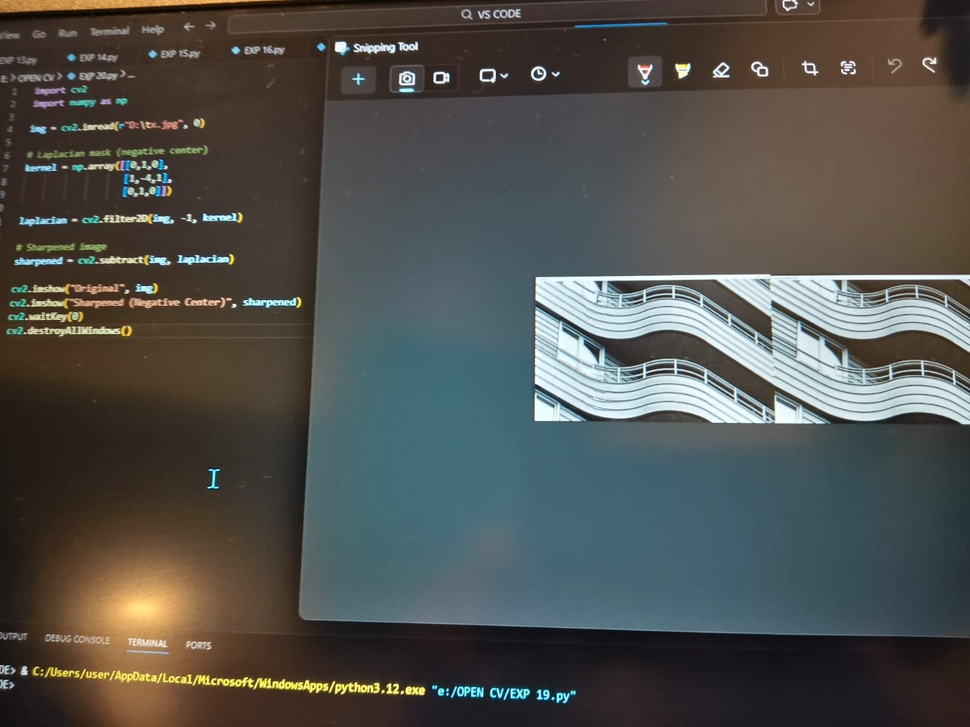
#> input picture EXP 20.jpeg, 970 x 727 px, shrunk from 1600 x 1200 before the run
$ jupyter execute 'Activity 3.ipynb'
#> lines starting #> are read from the running program, lines starting #| are printed output that depends on the picture; after the words box and inside, x2 and y2 are one past the last pixel; in counts of white or black regions, pixels touching at a corner belong together
[cell 1]
import cv2
import numpy as np
import matplotlib.pyplot as plt
from google.colab import files

# Upload image
uploaded = files.upload()
#> the answer given: EXP 20.jpeg
image_path = list(uploaded.keys())[0]

# Read image
image = cv2.imread(image_path)
#> image is the input picture: shape (727, 970, 3); mean B, G, R 77.4, 80.9, 80.4

if image is None:
    print("Error loading image.")
    exit()

# Convert to RGB for display
image_rgb = cv2.cvtColor(image, cv2.COLOR_BGR2RGB)

# Convert to grayscale
gray = cv2.cvtColor(image, cv2.COLOR_BGR2GRAY)
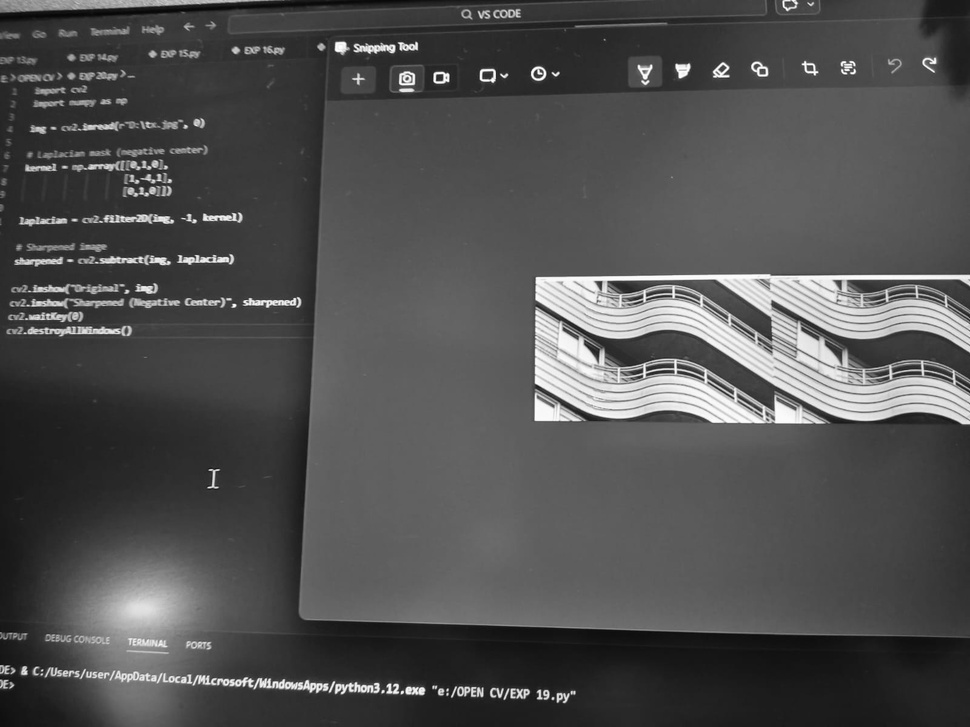
#> gray: shape (727, 970); min 4, max 255, mean 80.4

# Noise removal
blur = cv2.GaussianBlur(gray, (5,5), 0)

# Binary threshold (region separation)
_, thresh = cv2.threshold(blur, 0, 255, cv2.THRESH_BINARY + cv2.THRESH_OTSU)
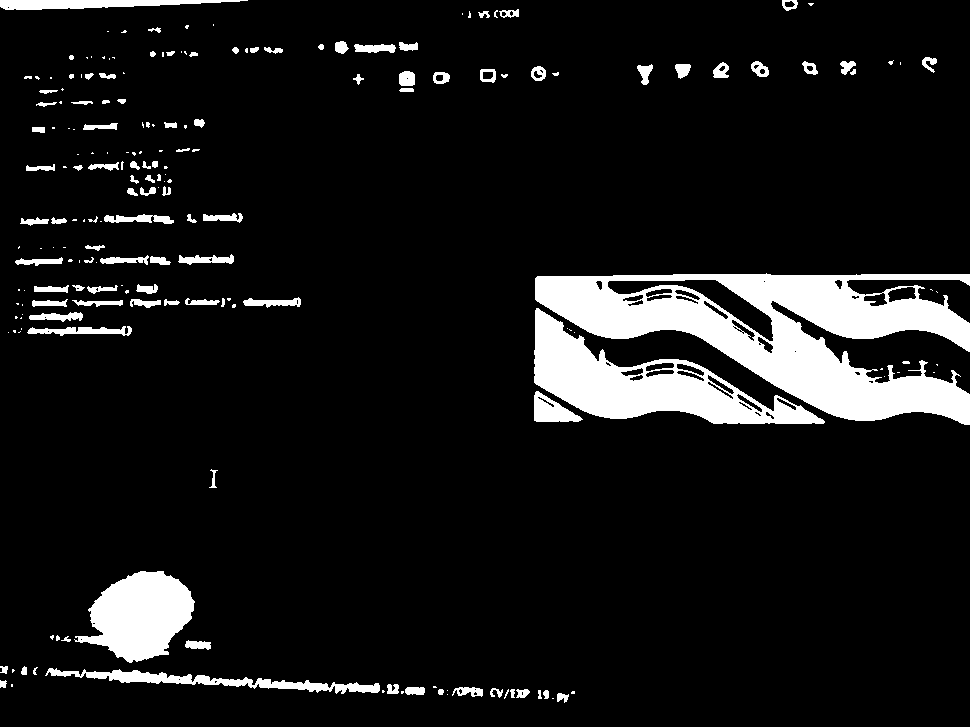
#> thresh: shape (727, 970); 9.3% white; 200 white regions (95 under 20 px), largest, box (x1, y1, x2, y2) and area: (535, 273, 970, 425) 30768, (534, 308, 825, 424) 12400, (74, 571, 195, 663) 6923

# Morphological operations
kernel = np.ones((3,3), np.uint8)
opening = cv2.morphologyEx(thresh, cv2.MORPH_OPEN, kernel, iterations=2)
#> opening: shape (727, 970); 8.1% white; 85 white regions, largest, box (x1, y1, x2, y2) and area: (535, 274, 970, 425) 29398, (534, 310, 772, 424) 10525, (82, 571, 194, 662) 6822

# Background area
sure_bg = cv2.dilate(opening, kernel, iterations=3)
#> sure_bg: shape (727, 970); 11.6% white; 56 white regions, largest, box (x1, y1, x2, y2) and area: (531, 271, 970, 428) 52298, (79, 568, 197, 665) 8147, (0, 0, 224, 13) 2262

# Foreground area
dist_transform = cv2.distanceTransform(opening, cv2.DIST_L2, 5)
_, sure_fg = cv2.threshold(dist_transform, 0.5*dist_transform.max(), 255, 0)
#> sure_fg: shape (727, 970) float32; 0.61% white; 8 white regions (3 under 20 px), largest, box (x1, y1, x2, y2) and area: (112, 591, 173, 641) 1953, (553, 348, 625, 400) 1074, (788, 362, 868, 402) 811, (565, 295, 615, 320) 262, (802, 294, 846, 317) 207

sure_fg = np.uint8(sure_fg)
unknown = cv2.subtract(sure_bg, sure_fg)
#> unknown: shape (727, 970); 11% white; 56 white regions, largest, box (x1, y1, x2, y2) and area: (531, 271, 970, 428) 49930, (79, 568, 197, 665) 6194, (0, 0, 224, 13) 2262

# Marker labeling
_, markers = cv2.connectedComponents(sure_fg)
#> markers: shape (727, 970) int32; 9 distinct labels, from 0 to 8

markers = markers + 1
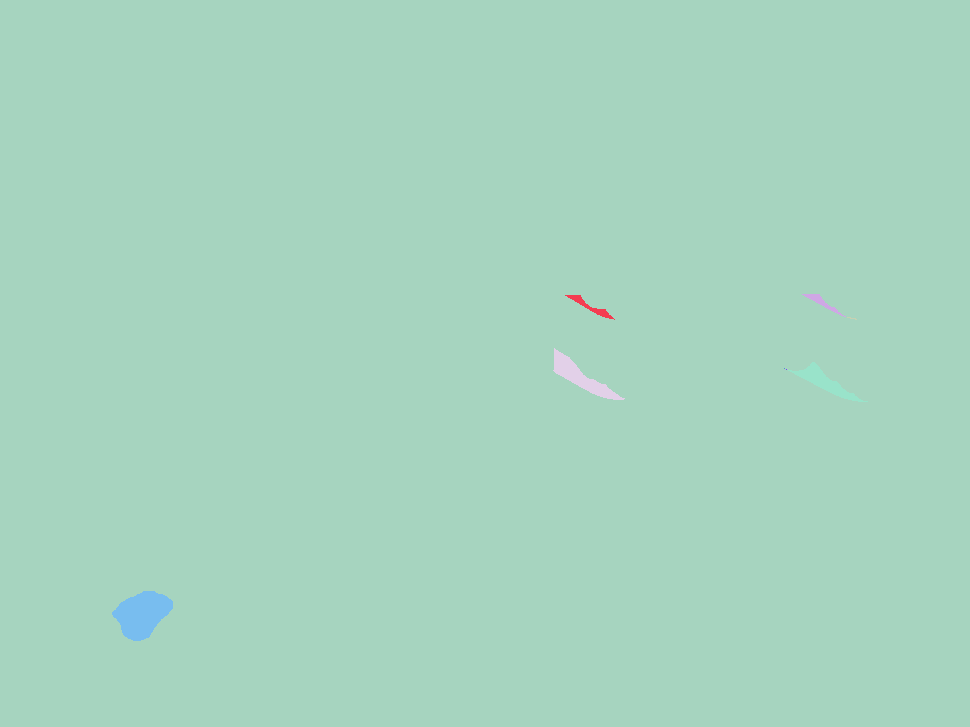
#> markers: shape (727, 970) int32; 9 distinct labels, from 1 to 9; one colour per label, 0 black
markers[unknown == 255] = 0
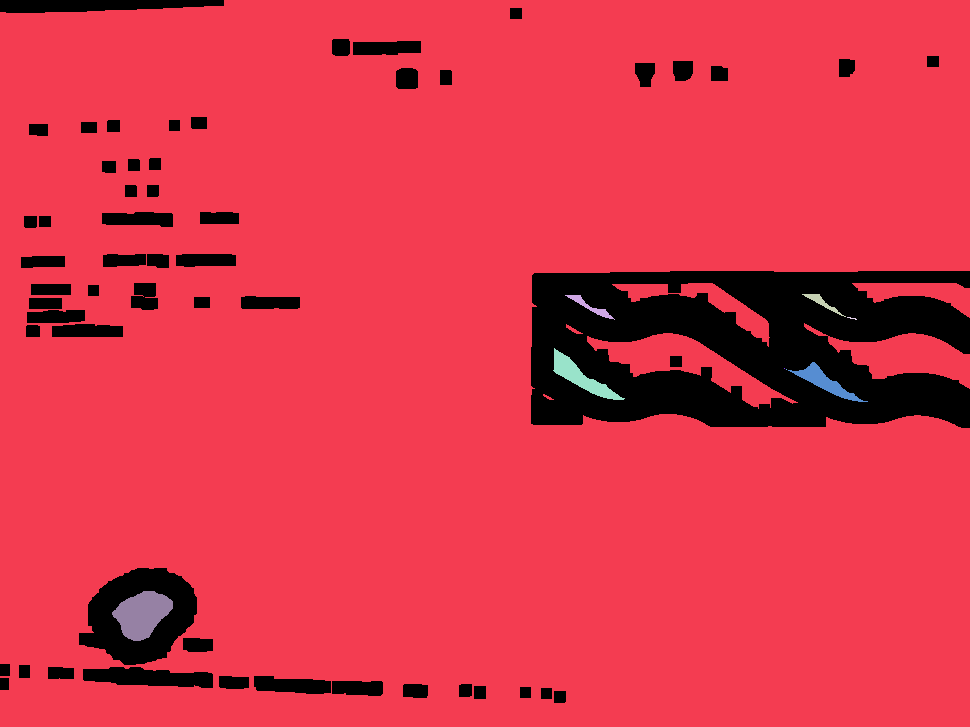
#> markers: shape (727, 970) int32; 10 distinct labels, from 0 to 9; one colour per label, 0 black

# Apply Watershed
markers = cv2.watershed(image, markers)
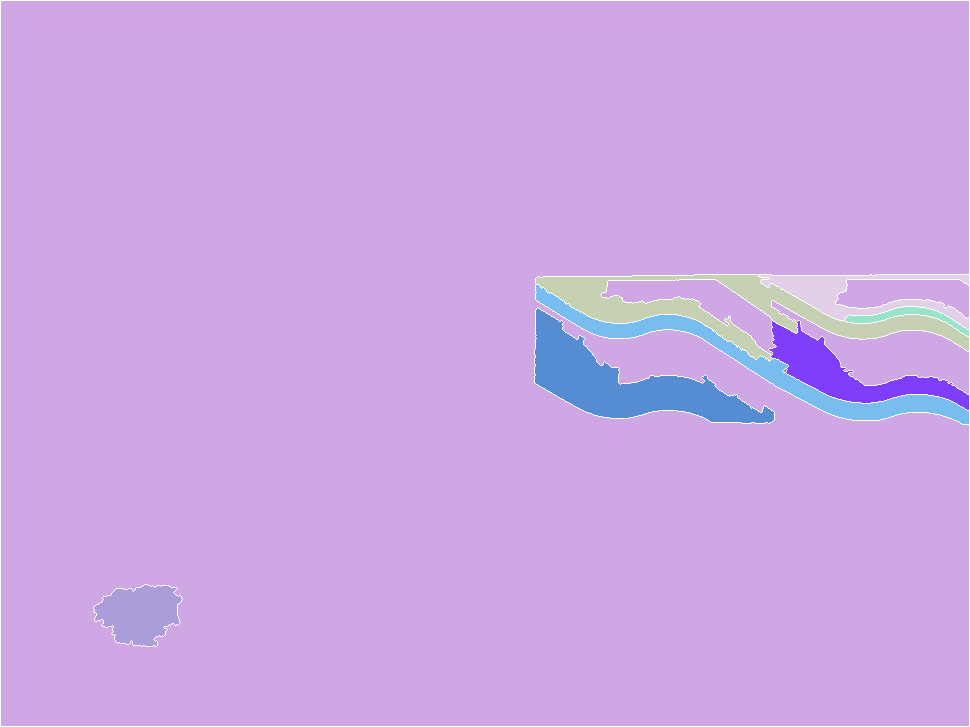
#> markers: shape (727, 970) int32; 10 distinct labels, from -1 to 9; one colour per label, 0 black, -1 white

# Mark boundaries in red
image_rgb[markers == -1] = [255, 0, 0]
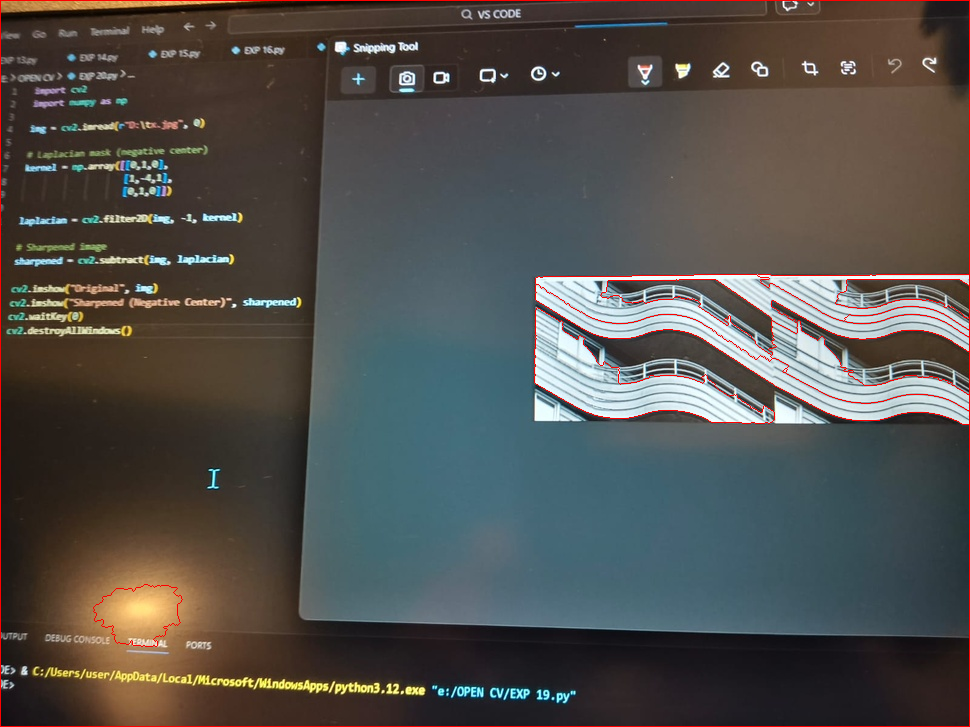
#> image_rgb: shape (727, 970, 3); mean R, G, B 81.9, 79.8, 76.4

# Display results
plt.figure(figsize=(15,5))

plt.subplot(1,3,1)
plt.imshow(image_rgb)
plt.title("Region-Based Segmentation")
plt.axis("off")

plt.subplot(1,3,2)
plt.imshow(thresh, cmap='gray')
plt.title("Threshold Image")
plt.axis("off")

plt.subplot(1,3,3)
plt.imshow(dist_transform, cmap='gray')
plt.title("Distance Transform")
plt.axis("off")

plt.show()
